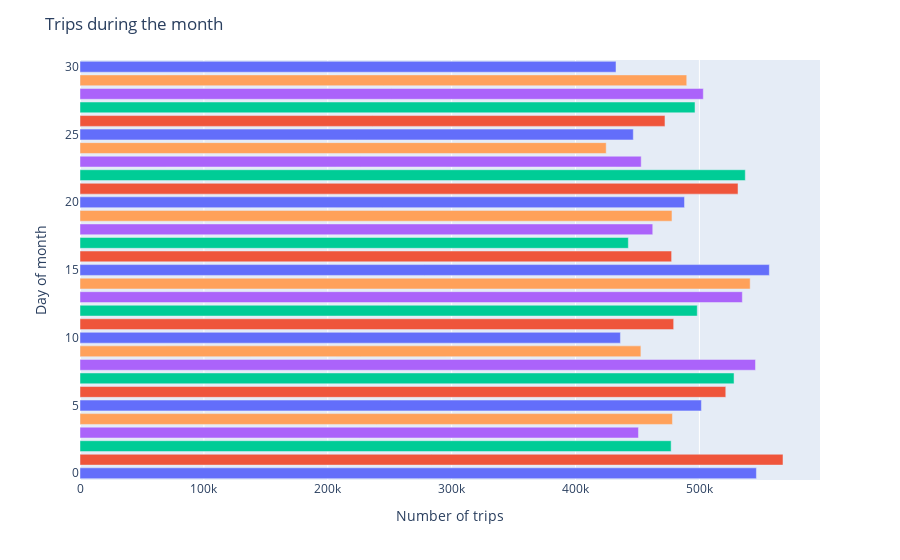

Write notebook code for a chart like this one.
### Code cell
# How many records for every date
temp = df.groupby('date')['date'].count()

fig = px.bar(temp.index, temp.values, color=['black', 'red', 'green', 'blue', 'cyan']*6+[
       'black'], labels={'index': 'Day of month', 'x': 'Number of trips'})
fig.update_layout(title_text="Trips during the month", showlegend=False)

### Figure 1 — Plotly figure (JSON) as saved in the notebook; plotly's stock layout.template omitted (floating-point values rounded to 4 significant figures)
{"data": [{"alignmentgroup": "True", "hovertemplate": "color=black<br>Number of trips=%{x}<br>Day of month=%{y}<extra></extra>", "legendgroup": "black", "marker": {"color": "#636efa", "pattern": {"shape": ""}}, "name": "black", "offsetgroup": "black", "orientation": "h", "showlegend": true, "textposition": "auto", "type": "bar", "x": [546014, 501612, 436244, 556461, 487981, 446650, 432680], "xaxis": "x", "y": [0, 5, 10, 15, 20, 25, 30], "yaxis": "y"}, {"alignmentgroup": "True", "hovertemplate": "color=red<br>Number of trips=%{x}<br>Day of month=%{y}<extra></extra>", "legendgroup": "red", "marker": {"color": "#EF553B", "pattern": {"shape": ""}}, "name": "red", "offsetgroup": "red", "orientation": "h", "showlegend": true, "textposition": "auto", "type": "bar", "x": [567483, 521297, 479232, 477574, 531175, 472212], "xaxis": "x", "y": [1, 6, 11, 16, 21, 26], "yaxis": "y"}, {"alignmentgroup": "True", "hovertemplate": "color=green<br>Number of trips=%{x}<br>Day of month=%{y}<extra></extra>", "legendgroup": "green", "marker": {"color": "#00cc96", "pattern": {"shape": ""}}, "name": "green", "offsetgroup": "green", "orientation": "h", "showlegend": true, "textposition": "auto", "type": "bar", "x": [477190, 527967, 498279, 442636, 537042, 496461], "xaxis": "x", "y": [2, 7, 12, 17, 22, 27], "yaxis": "y"}, {"alignmentgroup": "True", "hovertemplate": "color=blue<br>Number of trips=%{x}<br>Day of month=%{y}<extra></extra>", "legendgroup": "blue", "marker": {"color": "#ab63fa", "pattern": {"shape": ""}}, "name": "blue", "offsetgroup": "blue", "orientation": "h", "showlegend": true, "textposition": "auto", "type": "bar", "x": [450808, 545281, 534658, 462341, 453018, 503159], "xaxis": "x", "y": [3, 8, 13, 18, 23, 28], "yaxis": "y"}, {"alignmentgroup": "True", "hovertemplate": "color=cyan<br>Number of trips=%{x}<br>Day of month=%{y}<extra></extra>", "legendgroup": "cyan", "marker": {"color": "#FFA15A", "pattern": {"shape": ""}}, "name": "cyan", "offsetgroup": "cyan", "orientation": "h", "showlegend": true, "textposition": "auto", "type": "bar", "x": [478236, 452765, 540979, 477865, 424758, 489780], "xaxis": "x", "y": [4, 9, 14, 19, 24, 29], "yaxis": "y"}], "layout": {"barmode": "relative", "legend": {"title": {"text": "color"}, "tracegroupgap": 0}, "margin": {"t": 60}, "showlegend": false, "title": {"text": "Trips during the month"}, "xaxis": {"anchor": "y", "domain": [0, 1], "title": {"text": "Number of trips"}}, "yaxis": {"anchor": "x", "domain": [0, 1], "title": {"text": "Day of month"}}}}
